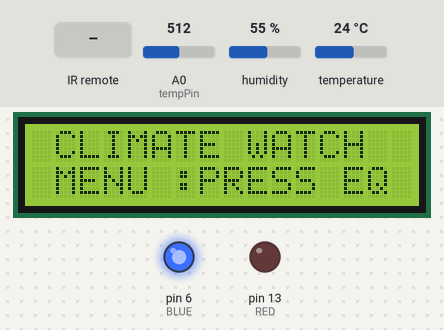
This sketch was run on a simulated Arduino Uno, built with avr-gcc and run on an emulated ATmega328P. On the bench: 16×2 character LCD, output pins drawn as LEDs (lit = HIGH). The test bench sets the inputs (shaded band); at power-on: A0 (tempPin) = 512, humidity 55 %, temperature 24 °C. The local clock reads 2024-03-15 10:24:30 at power-on unless the sketch sets it.

Above: at 1.2 s.
1.3 s: infrared code 0xF807FF00 received
At 1.7 s:
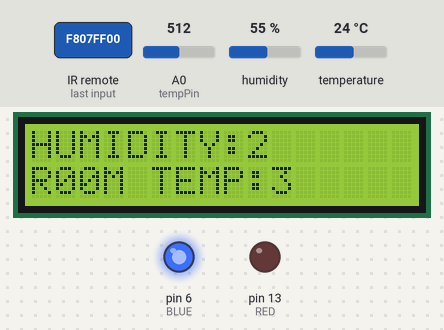
2.8 s: infrared code 0xF609FF00 received
At 4.0 s:
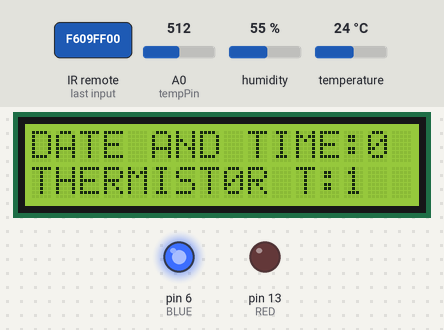
4.3 s: infrared code 0xE619FF00 received
At 5.2 s:
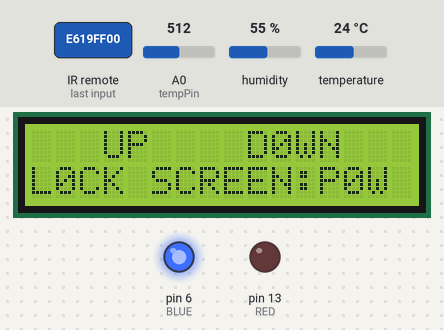
5.8 s: infrared code 0xF30CFF00 received
At 6.4 s:
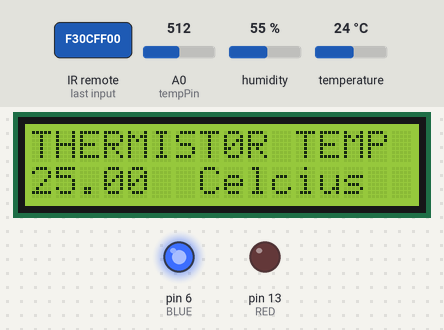
7.3 s: infrared code 0xE718FF00 received
At 8.5 s:
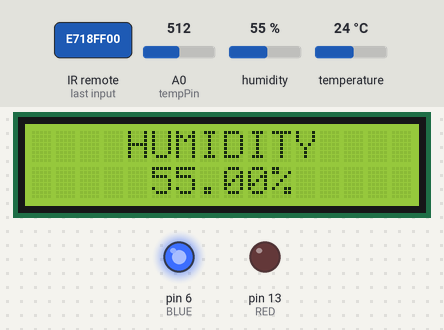
8.8 s: infrared code 0xA15EFF00 received
At 9.9 s:
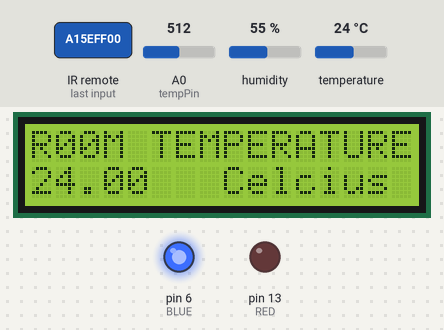
Timing chart, 0 to 11.3 s (numbered marks = the images above; inputs shaded):
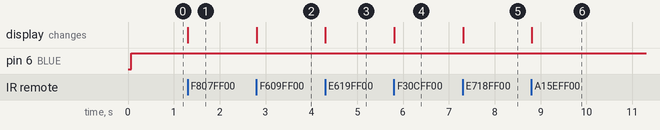

The sketch:

Climate_Watch.ino
```cpp
//www.elegoo.com
//2023.05.05
#include <Wire.h>
#include <DS3231.h>
#include "IRremote.h"
#include <dht_nonblocking.h>
#include <LiquidCrystal.h>

#define DHT_SENSOR_TYPE DHT_TYPE_11
#define RED 13
#define BLUE 6

DS3231 clock;
RTCDateTime dt;

float tempC ;
float temperature;
float humidity;

int receiver = 2; // Signal Pin of IR receiver to Arduino Digital Pin 2

static const int DHT_SENSOR_PIN = 4;

DHT_nonblocking dht_sensor( DHT_SENSOR_PIN, DHT_SENSOR_TYPE );

int tempPin = 0;
//                BS  E  D4 D5  D6 D7
LiquidCrystal lcd(7, 8, 9, 10, 11, 12);

/*-----( Declare objects )-----*/
IRrecv irrecv(receiver);     // create instance of 'irrecv'
// Variable used to store the last decodedRawData
uint32_t last_decodedRawData = 0;

/*-----( Function )-----*/
void translateIR() // takes action based on IR code received
{
  // Check if it is a repeat IR code
  if (irrecv.decodedIRData.flags)
  {
    // Set the current decodedRawData to the last decodedRawData
    irrecv.decodedIRData.decodedRawData = last_decodedRawData;
    lcd.setCursor(0, 0);
    lcd.print("REPEAT!");
  } else
  {
    // Output the IR code on the LCD
    lcd.setCursor(0, 0);
    lcd.print("IR c0de:0x");
   // lcd.setCursor(0, 1);
    //lcd.print(irrecv.decodedIRData.decodedRawData, HEX);
  }

  // Map the IR code to the remote key
  switch (irrecv.decodedIRData.decodedRawData)
  {
    case 0xF807FF00:lcd.setCursor(0, 0); lcd.print("HUMIDITY:2     "); lcd.setCursor(0, 1); lcd.print("R00M TEMP:3     "); break;

    case 0xF609FF00: lcd.setCursor(0, 0); lcd.print("DATE AND TIME:0 "); lcd.setCursor(0, 1); lcd.print("THERMIST0R T:1   "); break;

    case 0xE619FF00: lcd.setCursor(0, 0); lcd.print("   UP    D0WN   "); lcd.setCursor(0, 1); lcd.print("L0CK SCREEN:P0W "); break;

    case 0xBA45FF00:  lcd.setCursor(0, 0); lcd.print(" CLIMATE WATCH  ");  lcd.setCursor(0, 1); lcd.print(" MENU :PRESS EQ "); break;

    case 0xF30CFF00: lcd.setCursor(0, 0); lcd.print("THERMIST0R TEMP "); lcd.setCursor(0, 1); lcd.print(tempC); lcd.setCursor(5, 1); lcd.print("  Celcius  ");  break;

    case 0xE718FF00: lcd.setCursor(0, 0); lcd.print("    HUMIDITY    ");lcd.setCursor(0, 1);lcd.print("     "); lcd.setCursor(5, 1); lcd.print(humidity); lcd.setCursor(10, 1); lcd.print("%     ");  break;

    case 0xA15EFF00: lcd.setCursor(0, 0); lcd.print("R00M TEMPERATURE"); lcd.setCursor(0, 1); lcd.print(temperature); lcd.setCursor(5, 1); lcd.print("   Celcius ");  break;

    case 0xE916FF00: lcd.setCursor(0, 0); lcd.print(" DATE AND TIME  ");  lcd.setCursor(0, 1); lcd.print(dt.year);  lcd.setCursor(4, 1); lcd.print("-"); lcd.setCursor(5, 1); lcd.print(dt.day);

    lcd.setCursor(6 , 1); lcd.print("-"); lcd.setCursor(7, 1);  lcd.print(dt.month); lcd.setCursor(8, 1); lcd.print("  ");lcd.setCursor(10, 1); lcd.print(dt.hour);

    lcd.setCursor(12 , 1); lcd.print(":"); lcd.setCursor(13, 1); lcd.print(dt.minute); lcd.setCursor(15, 1); lcd.print(" ");
  } // End Case

  // Store the last decodedRawData
  last_decodedRawData = irrecv.decodedIRData.decodedRawData;
  delay(500); // Do not get immediate repeat
} // END translateIR
static bool measure_environment( float *temperature, float *humidity )
{
  static unsigned long measurement_timestamp = millis( );

  /* Measure once every four seconds. */
  if( millis( ) - measurement_timestamp > 3000ul )
  {
    if( dht_sensor.measure( temperature, humidity ) == true )
    {
      measurement_timestamp = millis( );
      return( true );
    }
  }

  return( false );
}
void setup()   /*----( SETUP: RUNS ONCE )----*/
{
  clock.begin();
  clock.setDateTime(__DATE__, __TIME__);
  pinMode(RED,OUTPUT);
  pinMode(BLUE,OUTPUT);
  digitalWrite(RED, LOW);
  digitalWrite(BLUE, LOW);
  lcd.begin(16, 2);
  lcd.setCursor(0, 0); lcd.print(" CLIMATE WATCH  ");  lcd.setCursor(0, 1); lcd.print(" MENU :PRESS EQ ");
  irrecv.enableIRIn(); // Start the receiver
} /*--(end setup )---*/

void loop()   /*----( LOOP: RUNS CONSTANTLY )----*/
{
  dt = clock.getDateTime();
  measure_environment( &temperature, &humidity );
  int tempReading = analogRead(tempPin);
  double tempK = log(10000.0 * ((1024.0 / tempReading - 1)));
  tempK = 1 / (0.001129148 + (0.000234125 + (0.0000000876741 * tempK * tempK )) * tempK );       //  Temp Kelvin
  tempC = tempK - 273.15;            // Convert Kelvin to Celcius
  if (irrecv.decode()) // Have we received an IR signal?
  {

    translateIR();
    irrecv.resume(); // Receive the next value
  }
  if (tempC > 45) {
                digitalWrite(RED, HIGH);
                digitalWrite(BLUE, LOW);

    } else {
        digitalWrite(RED, LOW);
        digitalWrite(BLUE, HIGH);

    }
} /* --(end main loop )-- */
```

Measured:
- after the input at 1.3 s, the display: changes at once (image 1)
- after the input at 2.8 s, the display: changes at once (image 2)
- after the input at 4.3 s, the display: changes at once (image 3)
- after the input at 5.8 s, the display: changes at once (image 4)
- after the input at 7.3 s, the display: changes at once (image 5)
- after the input at 8.8 s, the display: changes at once (image 6)
